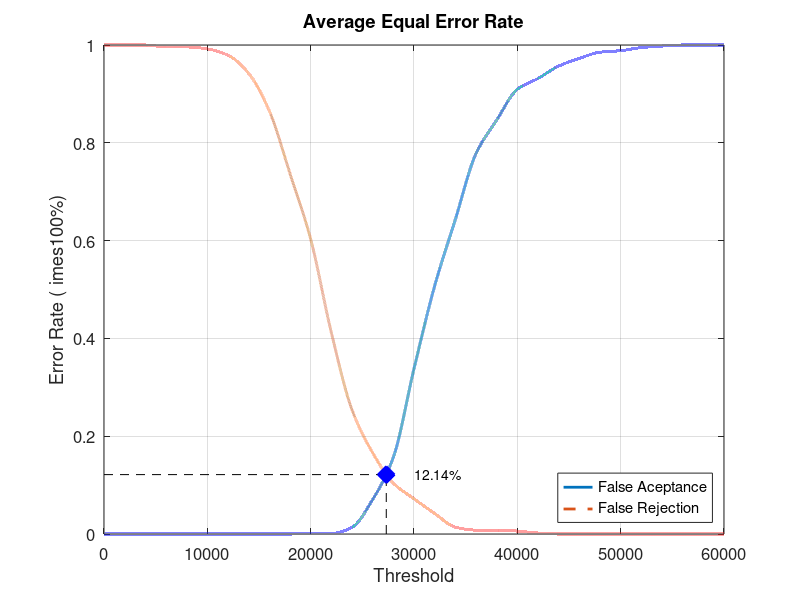
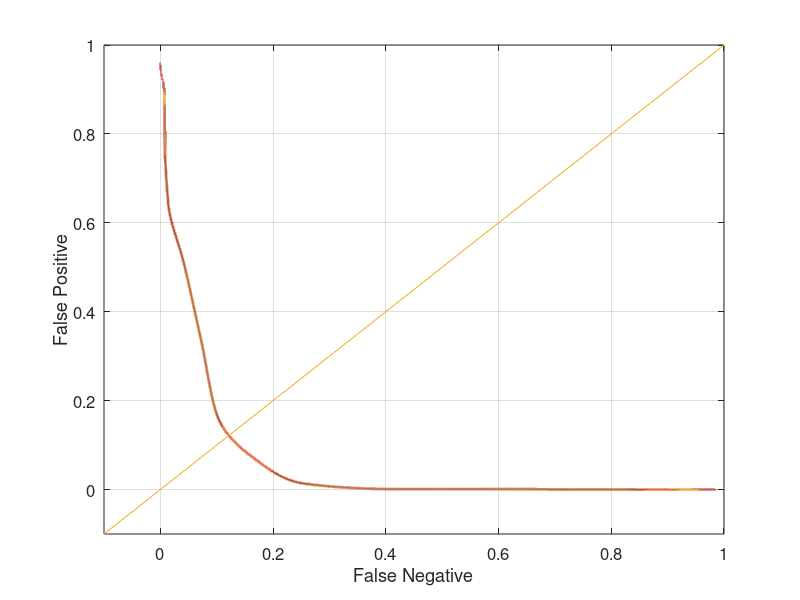

Here is the MATLAB script that generated these plots, in order:
close all;
clear;
clc;
x = 0:2000:60000;
xq = 0:0.5:60000;

y0 = [0 0 0 0 0 0 0 0 0 0 0.00105263 0.00105263 0.0136842 0.0705263 0.156842 0.337895 0.507368 0.643158 0.777895 0.846316 0.909474 0.931579 0.956842 0.972632 0.985263 0.988421 0.994737 0.997895 1 1 1]
yy0 = interp1(x, y0, xq, 'pchip');
y1 = [1 1 1 0.996 0.996 0.992 0.979 0.942 0.865 0.737 0.603 0.412 0.254 0.166 0.104 0.072 0.042 0.014 0.008 0.008 0.006 0.002 0 0 0 0 0 0 0 0 0]
yy1 = interp1(x, y1, xq, 'pchip');

% Calculating EER: 
y2 = abs(y0 - y1);
find(y2 == min(y2))
yy2 = abs(yy0 - yy1);
xEER = find(yy2 == min(yy2));
xEERIndex = xq(xEER) % X-axis EER
yEER = yy0(xEER) % Y-axis EER

main = figure
plot(xq, yy0,'-','LineWidth', 2);	hold on
plot(xq, yy1,'--','LineWidth', 2);	hold on
plot([xEERIndex xEERIndex], [0 yEER], 'k--');	hold on
plot([0 xEERIndex], [yEER yEER], 'k--');	hold on
plot(xEERIndex, yEER, 'bx', 'LineWidth', 10);	hold on
text(xEERIndex + 10 * xEERIndex / 100, yEER, [num2str(round((10000 * yEER)) / 100) '%'])
legend('False Aceptance', 'False Rejection', 'Location', 'SouthEast')
xlabel('Threshold')
ylabel('Error Rate (	imes100%)')
title('Average Equal Error Rate')
set(gca, 'FontSize', 12)
axis([0 60000 0 1])
grid on

print(main, 'Database3AverageMain', '-dpng');
FNRxFPR = figure('Color', [1 1 1]);
plot(yy1, yy0, '-', yy1, yy0, 'LineWidth', 2);
hold on
y = -0.1:0.1:1
plot(y, y); 
set(gca, 'FontSize', 12)
xlabel('False Negative')
ylabel('False Positive')
axis([-0.1 1 -0.1 1])
set(gca, 'FontSize', 12)
grid on

print(FNRxFPR, 'Database3AverageFNRxFPR','-dpng');
